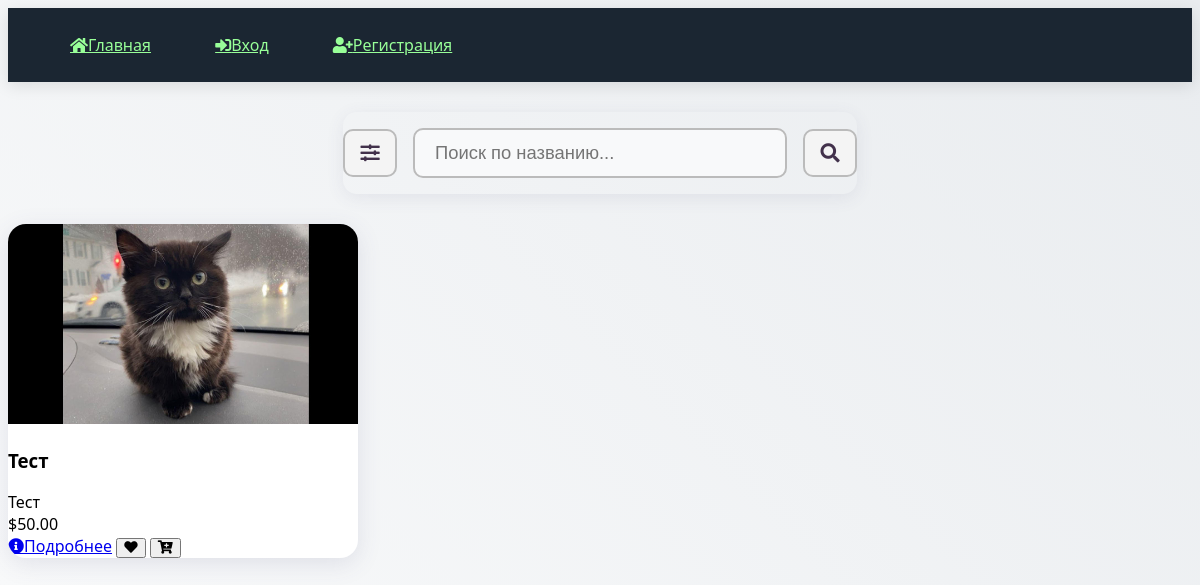
Before: / with the older database file.
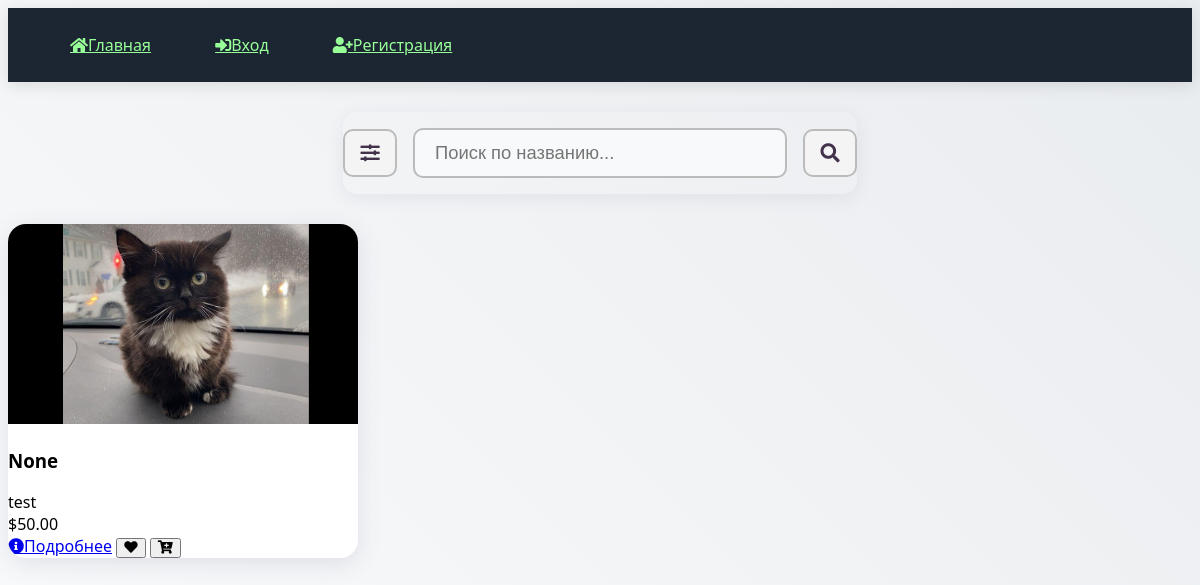
After: the same page with the newer database file.
### models.py (models this page shows)
class Product(db.Model):
    id = db.Column(db.Integer, primary_key=True)
    name = db.Column(db.String(100))
    description = db.Column(db.Text)
    price = db.Column(db.Float)
    image = db.Column(db.String(100))

### app.py (the view, shortened to what this page needs)
@app.route('/', methods=['GET', 'POST'])
def index():
    form = SearchForm()
    page = request.args.get('page', 1, type=int)
    per_page = 8
    query = Product.query
    products = query.paginate(page=page, per_page=per_page, error_out=False)
    def url_for_page(page):
        args = request.args.copy()
        args['page'] = page
        return url_for('index', **args)
    return render_template('index.html',
                           products=products,
                           form=form,
                           url_for_page=url_for_page)

### forms.py
class SearchForm(FlaskForm):
    search = StringField('Поиск по названию')
    min_price = StringField('Минимальная цена')
    max_price = StringField('Максимальная цена')
    category = SelectField('Категория', choices=[
        ('all', 'Все категории'),
        ('cat', 'Кошки'),
        ('dog', 'Собаки'),
        ('bird', 'Птицы')
    ])
    brand = SelectField('Бренд', choices=[
        ('all', 'Все бренды'),
        ('purina', 'Purina'),
        ('royal', 'Royal Canin'),
        ('pedigree', 'Pedigree')
    ])
    sort_by = SelectField('Сортировка', choices=[
        ('name_asc', 'По названию (А-Я)'),
        ('name_desc', 'По названию (Я-А)'),
        ('price_asc', 'Сначала дешевле'),
        ('price_desc', 'Сначала дороже')
    ])
    submit = SubmitField('Применить')

### templates/index.html (shortened to what this page needs)
{% extends "base.html" %}
{% block content %}
<div class="search-bar-wrapper">
    <form method="POST" action="{{ url_for('index') }}" class="search-bar">
        <button type="button" id="toggleFilters" class="btn-profile-secondary" title="Фильтры">
            <i class="fas fa-sliders-h"></i>
        </button>
        {{ form.search(class="form-control", placeholder="Поиск по названию...") }}
        <button type="submit" class="btn-profile-secondary" title="Найти">
            <i class="fas fa-search"></i>
        </button>
    </form>
</div>
<div class="col-md-9">
    <div class="row">
        {% for product in products %}
            <div class="col-md-12">
    <div class="product-card position-relative">
        <div class="card-header text-center" style="background: none; border: none;">
            <img src="{{ url_for('static', filename=product.image) }}" alt="{{ product.name }}" class="product-image" style="max-height:200px; object-fit:contain; margin:auto;">
        </div>
        <div class="card-body">
            <h3 class="product-name">{{ product.name }}</h3>
            <div class="product-description">{{ product.description }}</div>
            <div class="price-block">
                <span class="price-amount">${{ '%.2f'|format(product.price) }}</span>
            </div>
            <div class="product-actions">
                <a href="{{ url_for('product', id=product.id) }}" class="btn btn-details">
                    <i class="fas fa-info-circle"></i> Подробнее
                </a>
                {% if current_user.is_authenticated %}
                    <form action="{{ url_for('add_to_favourite', product_id=product.id) }}" method="POST" style="display:inline;">
                        <button type="submit" class="btn btn-favourite" title="В избранное">
                            <i class="fas fa-heart"></i>
                        </button>
                    </form>
                    <form action="{{ url_for('add_to_cart', id=product.id) }}" method="POST" style="display:inline;">
                        <button type="submit" class="btn btn-cart" title="В корзину">
                            <i class="fas fa-cart-plus"></i>
                        </button>
                    </form>
                {% else %}
                    <button class="btn btn-favourite" onclick="window.location='{{ url_for('login') }}'" title="В избранное">
                        <i class="fas fa-heart"></i>
                    </button>
                    <button class="btn btn-cart" onclick="window.location='{{ url_for('login') }}'" title="В корзину">
                        <i class="fas fa-cart-plus"></i>
                    </button>
                {% endif %}
            </div>
        </div>
    </div>
</div>
{% endfor %}
{% endblock %}

### templates/base.html (shortened to what this page needs)
<!DOCTYPE html>
<html>
<head>
    <link rel="stylesheet" href="{{ url_for('static', filename='style.css') }}">
    <link rel="stylesheet" href="https://cdnjs.cloudflare.com/ajax/libs/font-awesome/5.15.4/css/all.min.css">
</head>
<body>
    <nav>
        <a href="{{ url_for('index') }}"><i class="fas fa-home"></i> Главная</a>
        {% if current_user.is_authenticated %}
            {% if current_user.is_admin %}
                <a href="{{ url_for('admin_products') }}"><i class="fas fa-lock"></i> Админ-панель</a>
            {% endif %}
            <a href="{{ url_for('cart') }}"><i class="fas fa-shopping-cart"></i> Корзина</a>
            <a href="{{ url_for('order_history') }}"><i class="fas fa-history"></i> Заказы</a>
            <a href="{{ url_for('profile') }}" class="profile-btn"><i class="fas fa-user-circle"></i> Профиль</a>
            <a href="{{ url_for('logout') }}"><i class="fas fa-sign-out-alt"></i> Выход</a>
        {% else %}
            <a href="{{ url_for('login') }}"><i class="fas fa-sign-in-alt"></i> Вход</a>
            <a href="{{ url_for('register') }}"><i class="fas fa-user-plus"></i> Регистрация</a>
        {% endif %}
    </nav>
    {% block content %}{% endblock %}
</body>
</html>

### static/style.css (style rules this page uses)
:root { --primary: #42314b; --secondary: #00fcfc; --accent: #f87858; --dark: #1b2632; }
body { background: linear-gradient(45deg, #f8f9fa, #e9ecef); font-family: 'Segoe UI', system-ui, -apple-system; }
a, .btn { transition: all 0.3s ease; display: inline-flex; align-items: center; justify-content: center; }
.search-bar-wrapper { width: 100%; display: flex; justify-content: center; margin-top: 30px; margin-bottom: 30px; }
.search-bar { display: flex; align-items: center; justify-content: flex-start; gap: 16px; padding: 16px 0; background: none; border-radius: 14px; box-shadow: 0 4px 18px rgba(80,80,120,0.09); width: fit-content; min-width: 380px; max-width: 700px; position: relative; }
.search-bar input[type="text"] { font-size: 1.15rem; padding: 12px 20px; border-radius: 10px; border: 2px solid #bbb; outline: none; width: 330px; min-width: 220px; max-width: 400px; background: #f8f9fa; margin: 0 0 0 0; transition: border 0.2s, box-shadow 0.2s; box-shadow: none; }
.search-bar button, .search-bar .search-btn { background: #f4f4f4; border: 2px solid #bbb; border-radius: 10px; padding: 12px 18px; font-size: 1.2rem; min-width: 48px; min-height: 48px; max-width: 54px; max-height: 54px; display: flex; align-items: center; justify-content: center; cursor: pointer; transition: background 0.2s, border 0.2s, box-shadow 0.2s; box-shadow: none; margin: 0; }
nav { background: var(--dark); box-shadow: 0 4px 15px rgba(0, 0, 0, 0.1); padding-top: 20px; padding-bottom: 20px; padding: 1rem 2rem; position: sticky; top: 0; z-index: 1000; }
nav a, .profile-btn { color: #98ff98 !important; border-radius: 30px; margin: 0 10px; overflow: hidden; position: relative; padding: 10px 20px; }
nav a::after, .profile-btn::after { content: ''; position: absolute; bottom: 0; left: -100%; width: 100%; height: 2px; background: var(--secondary); transition: 0.4s; }
.btn-profile-save, .btn-profile-secondary, .btn-profile-action { padding: 7px 16px; font-size: 1.01rem; font-weight: 600; border-radius: 7px; display: inline-flex; align-items: center; gap: 7px; transition: transform 0.17s, background 0.22s; }
.btn-profile-secondary { background: #fff; color: var(--primary); border: 2px solid var(--primary); box-shadow: 0 1px 6px rgba(66, 49, 75, 0.04); }
.product-card { background: #fff; border-radius: 18px; box-shadow: 0 6px 24px rgba(80,80,120,0.13); display: flex; flex-direction: column; overflow: hidden; transition: box-shadow 0.3s, transform 0.2s; max-width: 350px; min-width: 320px; width: 100%; margin-bottom: 32px; }

Changed rows visible on the page:
changed Product: name "Тест" → "None"; description "Тест" → "test"
